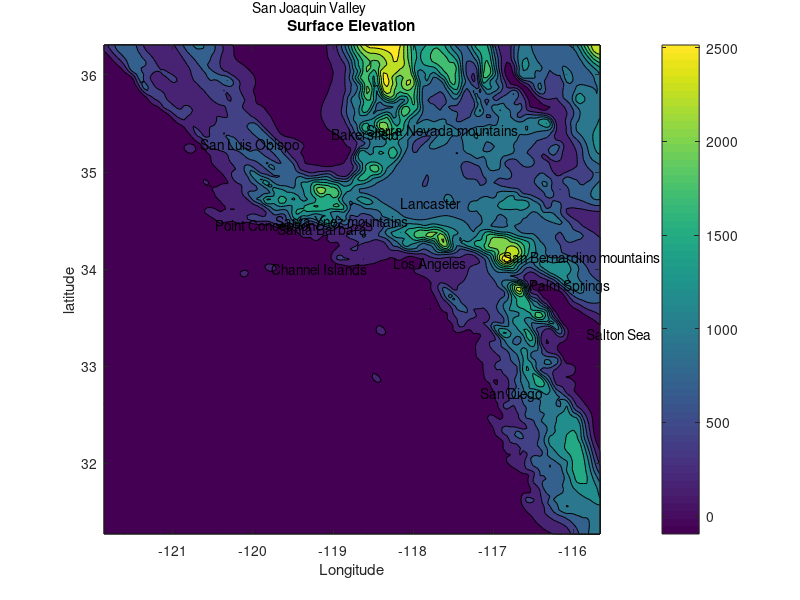
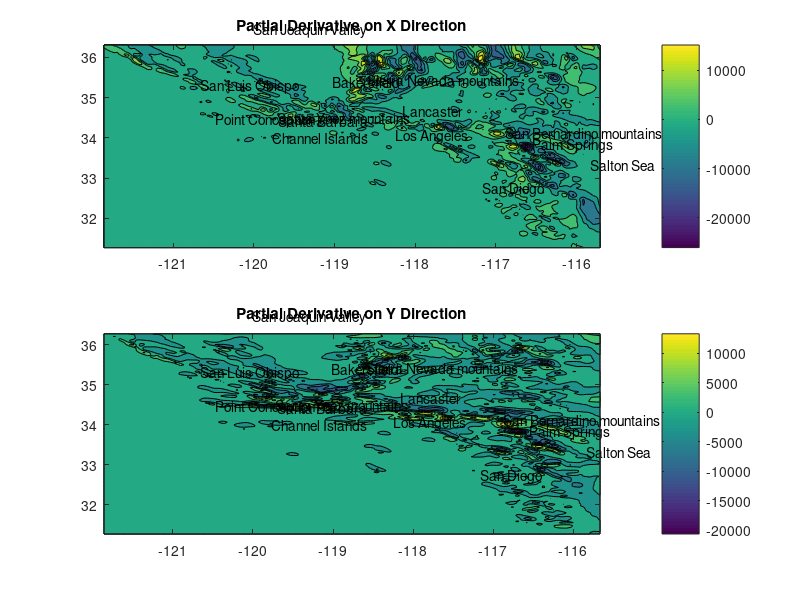
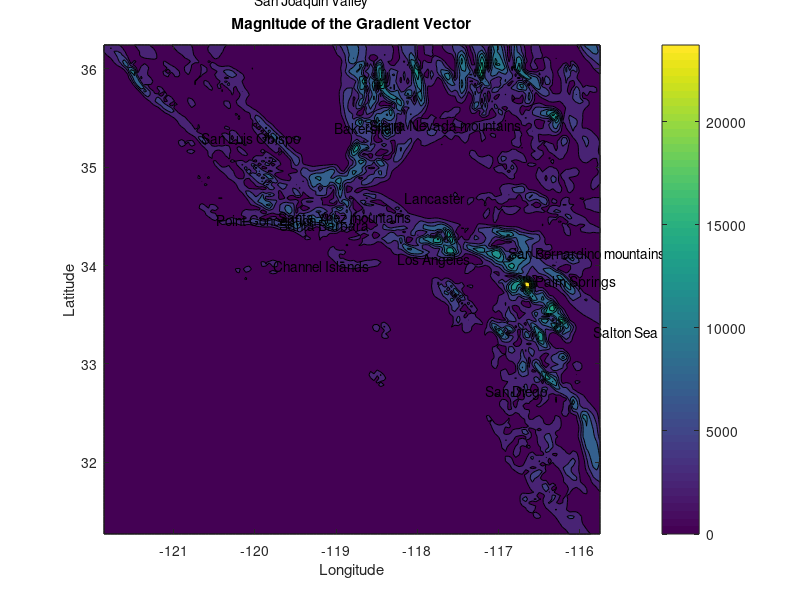
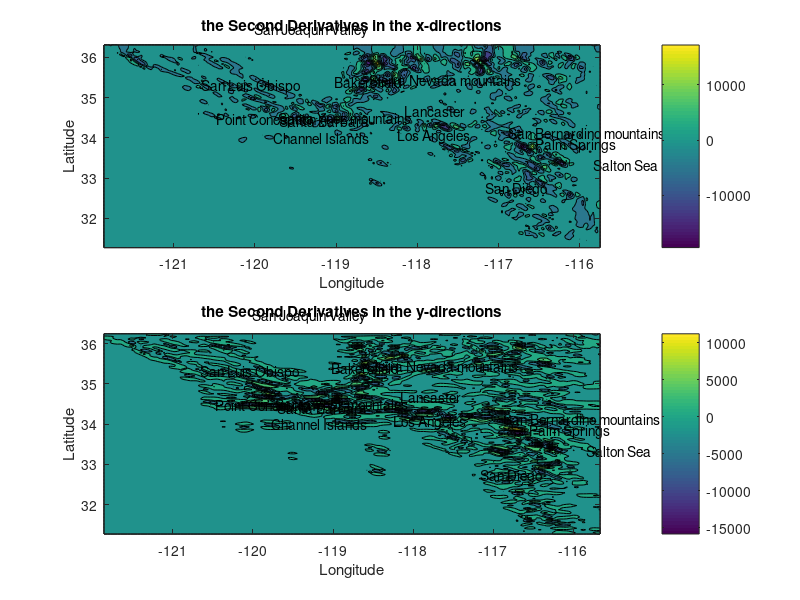

Source code (MATLAB) for these figures, in order:
load('socal_elevation_v2.mat')
dy = 0.0415;
dx = 0.0344;
x = lon;
y = lat;

nx = length(lon);
ny = length(lat);

[X,Y]= meshgrid(x,y);
Z = hgt;
%% question1
figure(1)
contourf(X,Y,Z) 
colorbar
xlabel('Longitude')
ylabel('latitude')
title('Surface Elevation')
text(-119.698189,34.420830,'Santa Barbara')
text(-118.243683,34.052235,'Los Angeles')
text(-118.154160,34.686787,'Lancaster')
text(-120.65962,35.28275,'San Luis Obispo')
text(-119.022102,35.393528,'Bakersfield')
text(-117.161087,32.715736,'San Diego')
text(-116.54529,33.8303,'Palm Springs')
text(-119.769163,33.996074,'Channel Islands')
text(-120.471439,34.448113,'Point Conception')
text(-115.8342,33.333,'Salton Sea')
text(-120.0071,36.689,'San Joaquin Valley')
text(-116.8764152,34.1255662,'San Bernardino mountains')
text(-119.7126,34.4944,'Santa Ynez mountains')
text(-118.588692,35.432394,'Sierra Nevada mountains')


%% question2
% 2a

dY = diff(Y,1,1); % for diff(variable, nth order of derivative, dimension)
dZy = diff(Z,1,1); 
Z_Y = dZy./dy;

dX = diff(X,1,2);
dZx = diff(Z,1,2); 
Z_X = dZx./dx;

figure(2)
subplot(2,1,1)
contourf(X(:,1:149),Y(:,1:149),Z_X)
title('Partial Derivative on X Direction')
text(-119.698189,34.420830,'Santa Barbara')
text(-118.243683,34.052235,'Los Angeles')
text(-118.154160,34.686787,'Lancaster')
text(-120.65962,35.28275,'San Luis Obispo')
text(-119.022102,35.393528,'Bakersfield')
text(-117.161087,32.715736,'San Diego')
text(-116.54529,33.8303,'Palm Springs')
text(-119.769163,33.996074,'Channel Islands')
text(-120.471439,34.448113,'Point Conception')
text(-115.8342,33.333,'Salton Sea')
text(-120.0071,36.689,'San Joaquin Valley')
text(-116.8764152,34.1255662,'San Bernardino mountains')
text(-119.7126,34.4944,'Santa Ynez mountains')
text(-118.588692,35.432394,'Sierra Nevada mountains')
colorbar
subplot(2,1,2)
contourf(X(1:146,:),Y(1:146,:),Z_Y)
colorbar
title('Partial Derivative on Y Direction')
text(-119.698189,34.420830,'Santa Barbara')
text(-118.243683,34.052235,'Los Angeles')
text(-118.154160,34.686787,'Lancaster')
text(-120.65962,35.28275,'San Luis Obispo')
text(-119.022102,35.393528,'Bakersfield')
text(-117.161087,32.715736,'San Diego')
text(-116.54529,33.8303,'Palm Springs')
text(-119.769163,33.996074,'Channel Islands')
text(-120.471439,34.448113,'Point Conception')
text(-115.8342,33.333,'Salton Sea')
text(-120.0071,36.689,'San Joaquin Valley')
text(-116.8764152,34.1255662,'San Bernardino mountains')
text(-119.7126,34.4944,'Santa Ynez mountains')
text(-118.588692,35.432394,'Sierra Nevada mountains')

%2b south-north direction


%% 3
% 3a

Z_Y_mid = 0.5*(Z_Y(1:ny-2,1:148)+Z_Y(2:ny-1,1:148));
Z_X_mid = 0.5*(Z_X(1:145,2:nx-1)+Z_X(1:145,1:nx-2));
s = ((Z_X_mid).^2+(Z_Y_mid).^2).^(1/2);

figure(3)
contourf(X(1:145,1:148),Y(1:145,1:148),s)
xlabel('Longitude')
ylabel('Latitude')
title('Magnitude of the Gradient Vector')
colorbar
text(-119.698189,34.420830,'Santa Barbara')
text(-118.243683,34.052235,'Los Angeles')
text(-118.154160,34.686787,'Lancaster')
text(-120.65962,35.28275,'San Luis Obispo')
text(-119.022102,35.393528,'Bakersfield')
text(-117.161087,32.715736,'San Diego')
text(-116.54529,33.8303,'Palm Springs')
text(-119.769163,33.996074,'Channel Islands')
text(-120.471439,34.448113,'Point Conception')
text(-115.8342,33.333,'Salton Sea')
text(-120.0071,36.689,'San Joaquin Valley')
text(-116.8764152,34.1255662,'San Bernardino mountains')
text(-119.7126,34.4944,'Santa Ynez mountains')
text(-118.588692,35.432394,'Sierra Nevada mountains')


% the region that is the steepest is 

%% 4
% % calculate the second-order partial derivatives
ddZx = diff(dZx,1,2);
Z_XX = ddZx./dx;

ddZy = diff(dZy,1,1);
Z_YY = ddZy./dy;


figure(4)
subplot(2,1,1)
contourf(X(:,1:148),Y(:,1:148),Z_XX)
colorbar
xlabel('Longitude')
ylabel('Latitude')
title('the Second Derivatives in the x-directions')
text(-119.698189,34.420830,'Santa Barbara')
text(-118.243683,34.052235,'Los Angeles')
text(-118.154160,34.686787,'Lancaster')
text(-120.65962,35.28275,'San Luis Obispo')
text(-119.022102,35.393528,'Bakersfield')
text(-117.161087,32.715736,'San Diego')
text(-116.54529,33.8303,'Palm Springs')
text(-119.769163,33.996074,'Channel Islands')
text(-120.471439,34.448113,'Point Conception')
text(-115.8342,33.333,'Salton Sea')
text(-120.0071,36.689,'San Joaquin Valley')
text(-116.8764152,34.1255662,'San Bernardino mountains')
text(-119.7126,34.4944,'Santa Ynez mountains')
text(-118.588692,35.432394,'Sierra Nevada mountains')

subplot(2,1,2)
contourf(X(1:145,:),Y(1:145,:),Z_YY)
colorbar
xlabel('Longitude')
ylabel('Latitude')
title('the Second Derivatives in the y-directions')
text(-119.698189,34.420830,'Santa Barbara')
text(-118.243683,34.052235,'Los Angeles')
text(-118.154160,34.686787,'Lancaster')
text(-120.65962,35.28275,'San Luis Obispo')
text(-119.022102,35.393528,'Bakersfield')
text(-117.161087,32.715736,'San Diego')
text(-116.54529,33.8303,'Palm Springs')
text(-119.769163,33.996074,'Channel Islands')
text(-120.471439,34.448113,'Point Conception')
text(-115.8342,33.333,'Salton Sea')
text(-120.0071,36.689,'San Joaquin Valley')
text(-116.8764152,34.1255662,'San Bernardino mountains')
text(-119.7126,34.4944,'Santa Ynez mountains')
text(-118.588692,35.432394,'Sierra Nevada mountains')

%%5
% Santa Barbara lat: 34.420830 lon: -119.698189
% Los Angeles lat: 34.052235 lon: -118.243683
% Lancaster lat: 34.686787 lon: -118.154160
% San Luis Obispo lat: 35. 28275 lon: -120.65962
% Bakersfield lat: 35.393528 lon: -119.022102
% San Diego lat: 32.715736 lon: -117.161087
% Palm Springs lat: 33.8303 lon: -116.54529
% Channel Islands lat: 49.216667 lon: -2.1325
% Point Conception lat: 34.4486 lon: -120.4716
% Salton Sea lat: 33.333 lon: -115.8342
% San Joaquin Valley lat: 36.689 lon: -120.0071
% San Bernardino mountains lat: 34.1255662 lon: -116.8764152
% Santa Ynez mountains lat: 34.4944 lon: -119.7126
% Sierra Nevada mountains lat: 35.432394 lon: -118.588692

figure(7)
contourf(Z)
colorbar
text(-119.698189,34.420830,'Santa Barbara')
text(-118.243683,34.052235,'Los Angeles')
text(-118.154160,34.686787,'Lancaster')
text(-120.65962,35.28275,'San Luis Obispo')
text(-119.022102,35.393528,'Bakersfield')
text(-117.161087,32.715736,'San Diego')
text(-116.54529,33.8303,'Palm Springs')
text(-119.769163,33.996074,'Channel Islands')
text(-120.471439,34.448113,'Point Conception')
text(-115.8342,33.333,'Salton Sea')
text(-120.0071,36.689,'San Joaquin Valley')
text(-116.8764152,34.1255662,'San Bernardino mountains')
text(-119.7126,34.4944,'Santa Ynez mountains')
text(-118.588692,35.432394,'Sierra Nevada mountains')
figure(8)
surf(Z)
shading('flat')